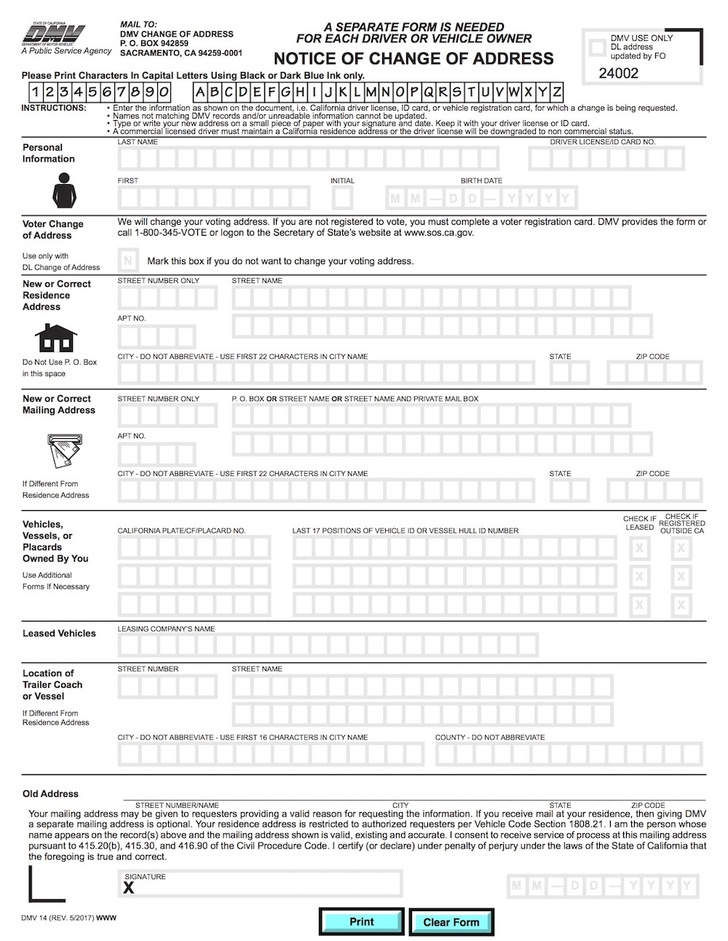
#> input picture 07_image_features_and_alignment/images/form.jpg, 728 x 941 px, shrunk from 1000 x 1293 before the run
$ python 02_match_keypoints.py
#> lines starting #> are read from the running program, lines starting #| are printed output that depends on the picture
import cv2
import numpy as np
import matplotlib.pyplot as plt

# Read reference image
refFilename = "images/form.jpg"
print("Reading reference image:", refFilename)
im1 = cv2.imread(refFilename, cv2.IMREAD_COLOR)
#> im1 is the input picture: shape (941, 728, 3); mean B, G, R 237.2, 237.3, 237
im1 = cv2.cvtColor(im1, cv2.COLOR_BGR2RGB)

# Read image to be aligned
imFilename = "images/scanned-form.jpg"
print("Reading image to align:", imFilename)
im2 = cv2.imread(imFilename, cv2.IMREAD_COLOR)
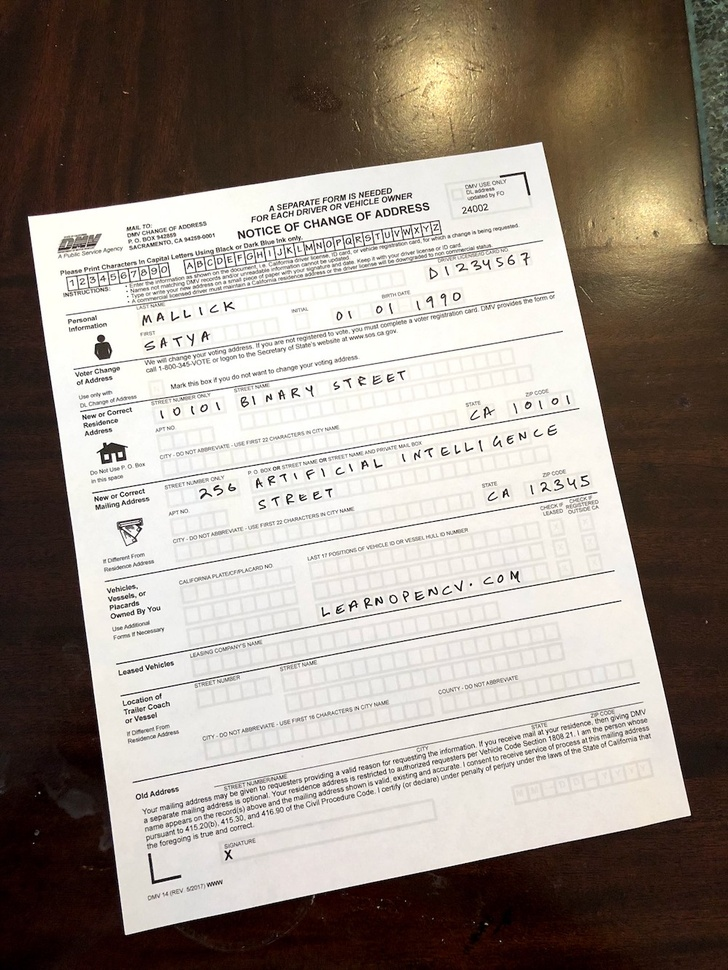
#> input picture 07_image_features_and_alignment/images/scanned-form.jpg, 728 x 970 px, shrunk from 1000 x 1333 before the run
#> im2 is the input picture: shape (970, 728, 3); mean B, G, R 135.9, 144.8, 154.5
im2 = cv2.cvtColor(im2, cv2.COLOR_BGR2RGB)


# Convert images to grayscale
im1_gray = cv2.cvtColor(im1, cv2.COLOR_BGR2GRAY)
im2_gray = cv2.cvtColor(im2, cv2.COLOR_BGR2GRAY)
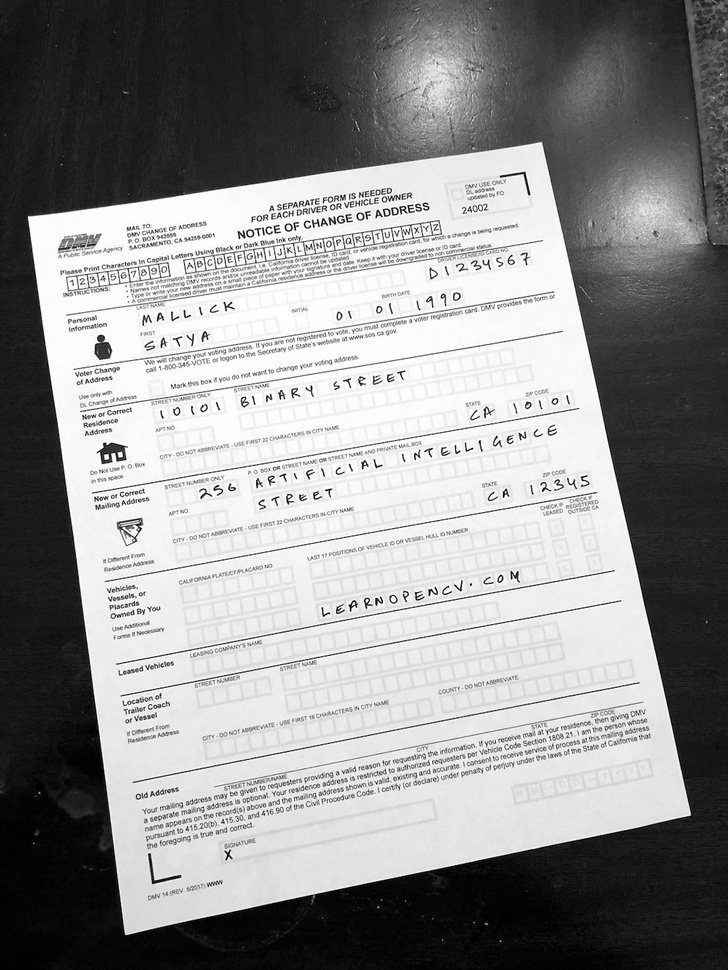
#> im2_gray: shape (970, 728); min 0, max 255, mean 143.3


# Detect ORB features and compute descriptors.
MAX_NUM_FEATURES = 500
orb = cv2.ORB_create(MAX_NUM_FEATURES)
keypoints1, descriptors1 = orb.detectAndCompute(im1_gray, None)
#> keypoints1 = 500 keypoints; strongest (x, y, size): (360, 58, 31), (356, 53, 31), (292, 56, 37.2), (378, 61, 31)
keypoints2, descriptors2 = orb.detectAndCompute(im2_gray, None)
#> keypoints2 = 500 keypoints; strongest (x, y, size): (429, 590, 31), (582, 477, 31), (353, 601, 31), (285, 226, 31)


#_____________________________________________________

# Match features.
matcher = cv2.DescriptorMatcher_create(cv2.DESCRIPTOR_MATCHER_BRUTEFORCE_HAMMING)

# Converting to list for sorting as tuples are immutable objects.
matches = list(matcher.match(descriptors1, descriptors2, None))
#> matches = 500 matches

# Sort matches by score
matches.sort(key=lambda x: x.distance, reverse=False)

# Remove not so good matches
numGoodMatches = int(len(matches) * 0.1)
#> numGoodMatches = 50
matches = matches[:numGoodMatches]
#> matches = 50 matches

# Draw top matches
im_matches = cv2.drawMatches(im1, keypoints1, im2, keypoints2, matches, None)
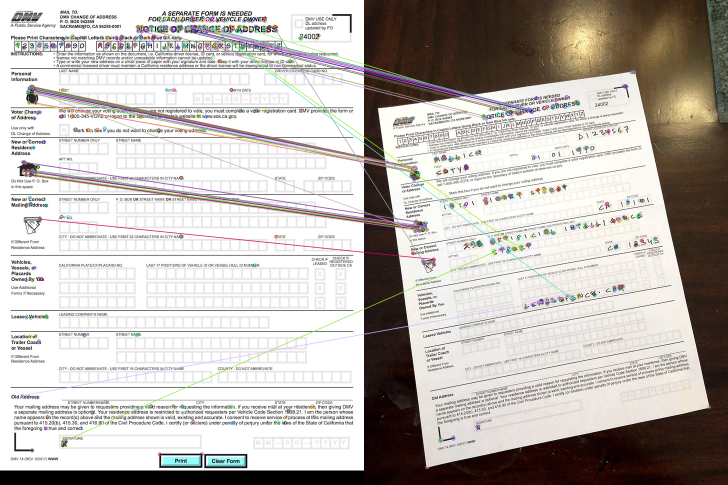
#> im_matches: shape (970, 1456, 3) (shown at 1/2 size); mean R, G, B 190.1, 185, 180.6

plt.figure(figsize=[40, 10])
plt.imshow(im_matches);plt.axis("off");plt.title("Original Form")
plt.show()
